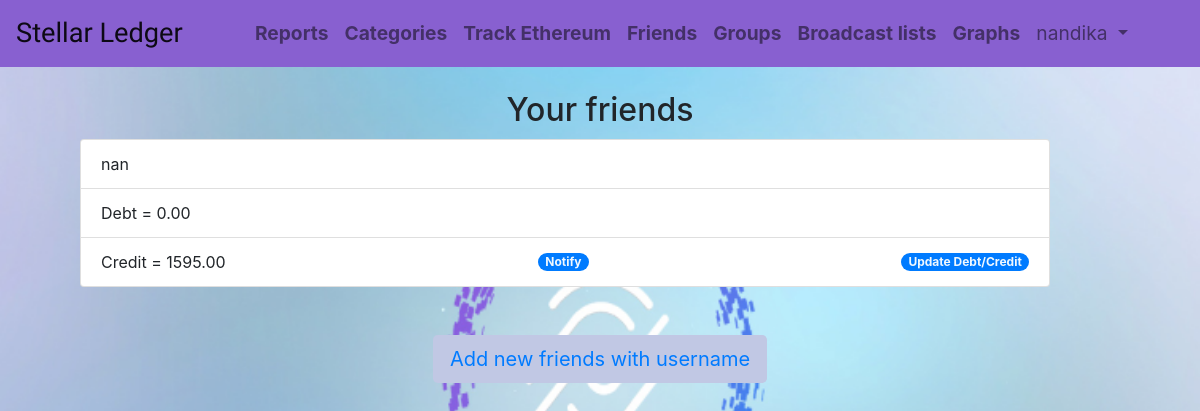
The page /friends/viewfriend/ (signed in) on the database as committed earlier.
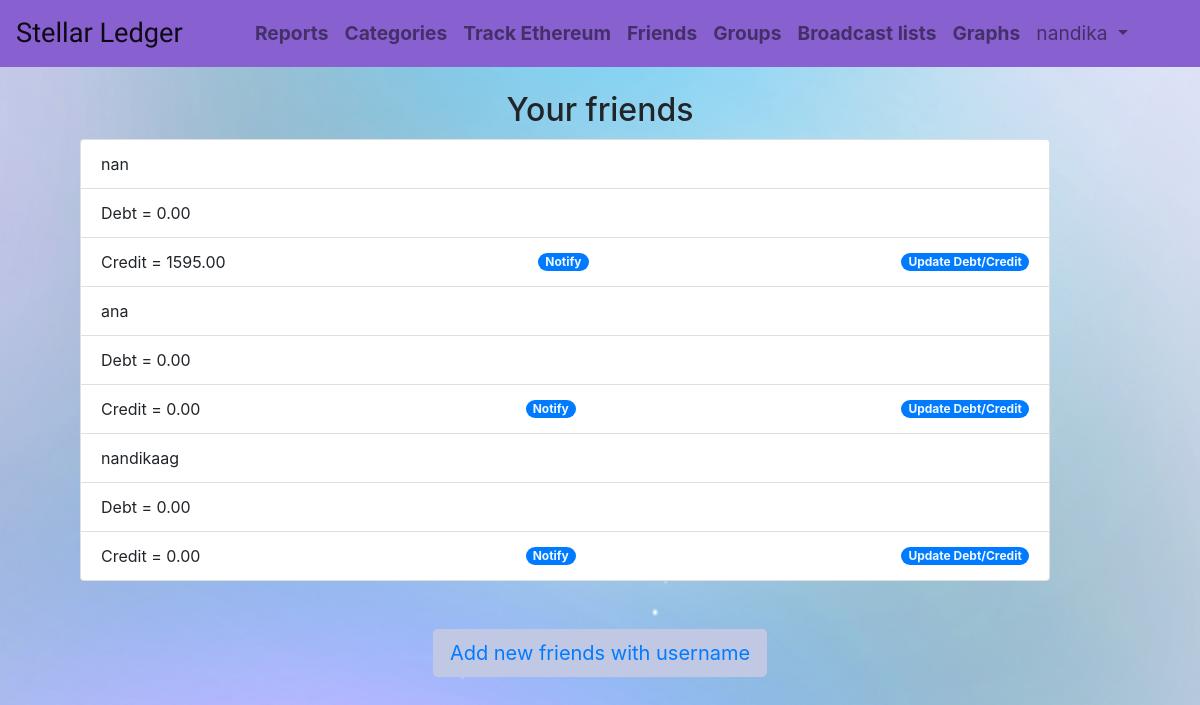
The same page on the database as committed later.
### friends/models.py (models this page shows)
class Friend(models.Model):
    user = models.ForeignKey(User, on_delete=models.CASCADE)
    friend_username = models.CharField(max_length=20)
    debt = models.DecimalField(default=0.00, decimal_places=2, max_digits=10, blank=True)
    credit = models.DecimalField(default=0.00, decimal_places=2, max_digits=10, blank=True)
    date = models.DateField(default=date.today(), blank=True)
    due_date = models.DateField(null=True, blank=True)

### friends/views.py (called while the page is built)
@verified_email_required
def view_friends(request):
    friend = Friend.objects.filter(user=request.user)
    return render(request, "friends/friends.html", context={
        'friend': friend
    })

### templates/friends/friends.html
{% extends '../base.html' %}
{% block content %}
{% include '../navbar.html' %}
<br>
<h2 style="text-align: center;">Your friends</h2>
<ul class="list-group padding">
    {% for f in friend %}
    <li class="list-group-item d-flex justify-content-between align-items-center">
    {{ f.friend_username }}
    <li class="list-group-item d-flex justify-content-between align-items-center">
        Debt = {{ f.debt }}
    <li class="list-group-item d-flex justify-content-between align-items-center">
        Credit = {{ f.credit }}
        <span class="badge badge-primary badge-pill"><a href="{% url 'notify' f.friend_username %}" style="color:aliceblue">Notify</a></span>
    <span class="badge badge-primary badge-pill"><a href="{% url 'adddebt' f.friend_username %}" style="color:aliceblue">Update Debt/Credit</a></span>
    </li>
    </li>
    </li>
    {% endfor %}
</ul>
<br>
<br>
<div class=" d-flex align-items-center justify-content-center">
    <button type="button" class="btn btn-lg" style="background-color: #c1c8e4 !important;"><a href="{% url 'addfriend' %}">Add new friends with username</a></button>
</div>
{% endblock %}

Rows that differ between the two databases and show on the page:
added Friend: friend_username "ana", debt "0.00", credit "0.00"
added Friend: friend_username "nandikaag", debt "0.00", credit "0.00"
